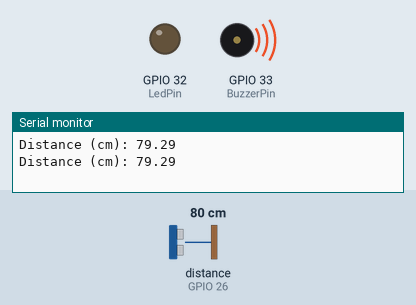
The sketch below on a simulated ESP32. Parts: output pins drawn as LEDs (lit = HIGH), buzzer (waves = sounding, pin HIGH), the last lines printed to the serial monitor. Wiring (inferred from the names in the program): ultrasonic range finder: trigger GPIO 27; echo GPIO 26. Dashed ring = blinking. The inputs (shaded band) are chosen by the test bench; at power-on: distance to the obstacle (sensor on GPIO 26) 80 cm. The echo pulse lasts 58.3 µs per cm; no MQTT or app messages arrive unless stated; pins used as bus, display or sensor lines are not drawn.

Above: at 1.9 s.
2.0 s: distance to the obstacle (sensor on GPIO 26) set to 22 cm
3.5 s: distance to the obstacle (sensor on GPIO 26) set to 18 cm
At 4.8 s:
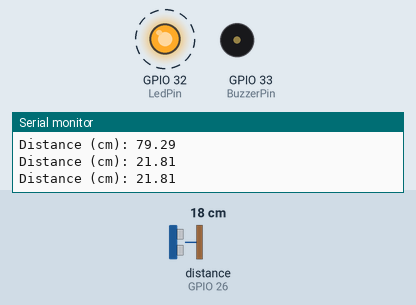
12.2 s: distance to the obstacle (sensor on GPIO 26) set to 35 cm
At 12.7 s:
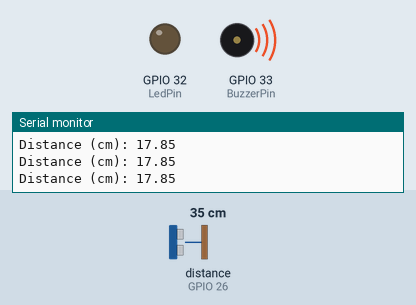
13.7 s: distance to the obstacle (sensor on GPIO 26) set to 17 cm
At 14.8 s:
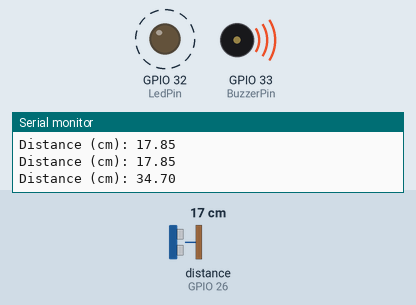
Timing chart, 0 to 19.0 s (numbered marks = the images above; inputs shaded):
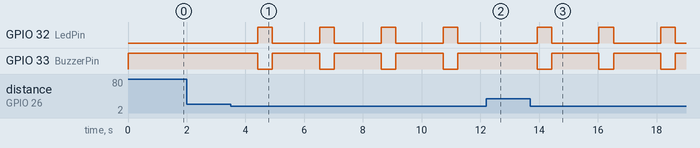

Measured:
- the behaviour switches between 21 and 20 cm on distance to the obstacle (sensor on GPIO 26) (found by bisection; images 0 and 1)
- after the input at 3.5 s, GPIO 32 (LedPin): alternates HIGH for 0.50 s and LOW for 1.6 s, starting after 0.92 s; GPIO 33 (BuzzerPin): alternates HIGH for 1.6 s and LOW for 0.50 s, starting after 0.92 s
- after the input at 12.2 s, GPIO 32 (LedPin): stays LOW (without the input it goes to HIGH after 0.63 s); GPIO 33 (BuzzerPin): stays HIGH (without the input it goes to LOW after 0.63 s)
- after the input at 13.7 s, GPIO 32 (LedPin): alternates HIGH for 0.50 s and LOW for 1.6 s, starting after 0.23 s; GPIO 33 (BuzzerPin): alternates HIGH for 1.6 s and LOW for 0.50 s, starting after 0.23 s

The sketch:

tagoio.ino
```cpp
//exemplo base
//referência: https://raw.githubusercontent.com/vinicius0082/esp32-tagoIO/main/exemplos/mpu_esp32_mqtt_tagoIO


//Envio de Dados para tagoIO via MQTT

#include <ArduinoJson.h>
#include "EspMQTTClient.h"

//pinos de entrada e saída
const int trigPin = 27;
const int echoPin = 26;
const int BuzzerPin = 33;
const int LedPin = 32;

//variáveis para Json
char json_sensor[100];

//variáveis internas
#define SOUND_SPEED 0.034
long duration;
float distanceCm;
int valor_sensor;


//configurações da conexão MQTT
EspMQTTClient client
(
  "FIESC_IOT", //nome da sua rede Wi-Fi
  "C6qnM4ag81", //senha da sua rede Wi-Fi
  "mqtt.tago.io",  // MQTT Broker server ip padrão da tago
  "Token",   // username
  "67f1e979-a316-4e8f-984e-89947258b1da",   // Código do Token
  "TestClient",     // Client name that uniquely identify your device
  1883              // The MQTT port, default to 1883. this line can be omitted
);

//EspMQTTClient client("FIESC_IOT", "C6qnM4ag81", "mqtt.tago.io", "Token", "a69fcc1e-31f3-4d0c-9fbe-cf23c920ec6b", "TestClient", 1883 );

//configuração dos pinos
void setup(){
  Serial.begin(115200);
  pinMode(trigPin, OUTPUT);
  pinMode(echoPin, INPUT);
  pinMode(BuzzerPin, OUTPUT);
  pinMode(LedPin, OUTPUT);
}

void leitura_sinais()
{
  digitalWrite(trigPin, LOW);
  delayMicroseconds(2);
  digitalWrite(trigPin, HIGH);
  delayMicroseconds(10);
  digitalWrite(trigPin, LOW);

  duration = pulseIn(echoPin, HIGH);

  distanceCm = duration * SOUND_SPEED/2;

  if(distanceCm > 20.00){
    digitalWrite(LedPin, LOW);
    digitalWrite(BuzzerPin, HIGH);

  }else if(distanceCm <= 20.00 && distanceCm >= 13.00){
    digitalWrite(LedPin, HIGH);
    digitalWrite(BuzzerPin, LOW);
    delay(500);
    digitalWrite(LedPin, LOW);
    digitalWrite(BuzzerPin, HIGH);
    delay(500);

  }else if(distanceCm < 13.00 && distanceCm > 5.00){
    digitalWrite(LedPin, HIGH);
    digitalWrite(BuzzerPin, LOW);
    delay(300);
    digitalWrite(LedPin, LOW);
    digitalWrite(BuzzerPin, HIGH);
    delay(300);

  }else{
    digitalWrite(LedPin, HIGH);
    digitalWrite(BuzzerPin, LOW);
    delay(100);
    digitalWrite(LedPin, LOW);
    digitalWrite(BuzzerPin, HIGH);
    delay(100);

  }

  delay(100);

  Serial.print("Distance (cm): ");
  Serial.println(distanceCm);

  valor_sensor = distanceCm;

}

void converte_json()
{
  StaticJsonDocument<300> sjson_sensor;

  sjson_sensor["variable"] = "distancia";
  sjson_sensor["value"] = valor_sensor;
  serializeJson(sjson_sensor, json_sensor);
}

void envia_msg()
{
  client.publish("/distancia", json_sensor); // You can activate the retain flag by setting the third parameter to true
}

//loop do programa
void loop()
{
  leitura_sinais();
  converte_json();
  envia_msg();

  delay(1000);

  client.loop();
}

// This function is called once everything is connected (Wifi and MQTT)
// WARNING : YOU MUST IMPLEMENT IT IF YOU USE EspMQTTClient
void onConnectionEstablished()
{
   client.subscribe("node/status", [] (const String &payload)  {
   Serial.println(payload);
  });
}
```
